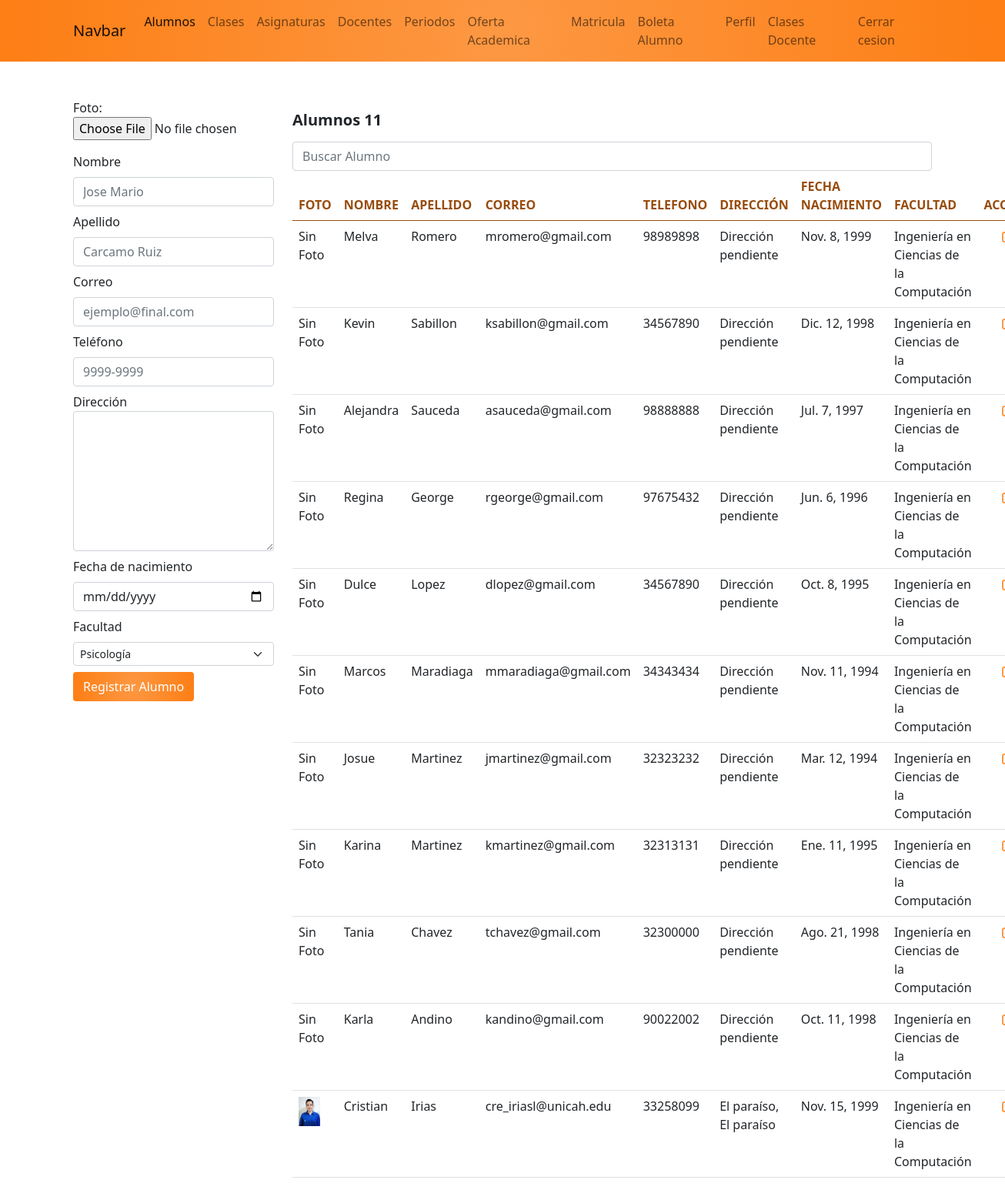
The app's page /academico/alumnos_admin/ (signed in), older data.
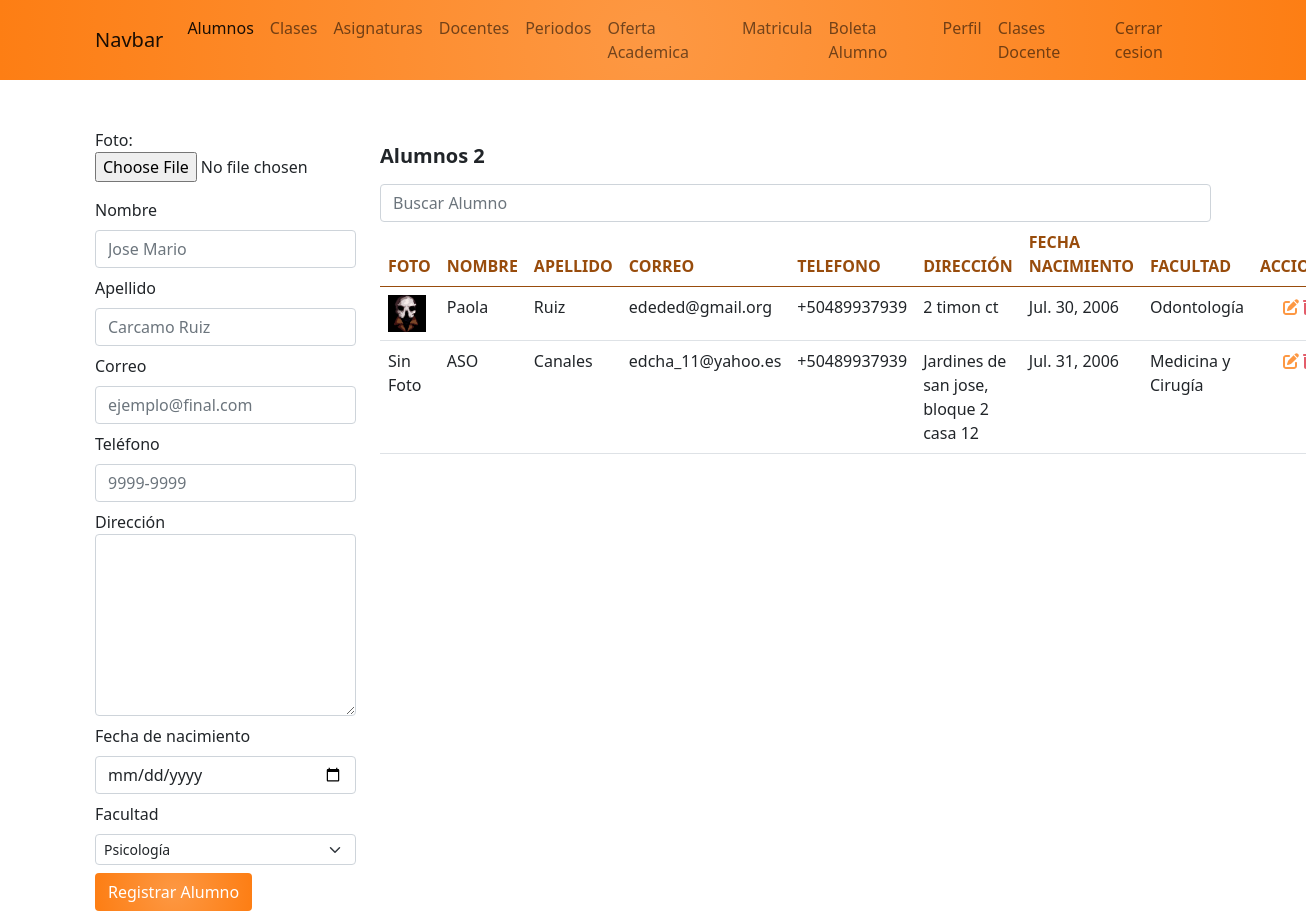
The same page, newer data.
### app_academico/models.py (models this page shows, shortened)
class Alumno(models.Model):
    FACULTAD = (
        ('1', 'Ingeniería en Ciencias de la Computación'),
        ('2', 'Ingeniería Industrial'),
        ('3', 'Ingeniería Civil'),
        ('4', 'Medicina y Cirugía'),
        ('5', 'Odontología'),
        ('6', 'Enfermería'),
        ('7', 'Psicología'),
    )
    user = models.OneToOneField(User, on_delete=models.CASCADE, null=True, blank=True)
    foto = models.ImageField(upload_to='alumno', null=True, blank=True)
    nombre = models.CharField(max_length=25)
    apellido = models.CharField(max_length=25)
    correo = models.EmailField()
    telefono = PhoneField(blank=True, help_text='Numero de teléfono')
    direccion = models.TextField(default="Dirección pendiente")
    fecha_nacimiento = models.DateField()
    facultad = models.CharField(max_length=1, choices=FACULTAD, default='1')

### app_academico/views.py (the view, shortened to what this page needs)
# urls.py: path('alumnos_admin/', views.alumnos, name="alumnos"),
def alumnos(request):
    if request.user.is_superuser:
        q = request.GET.get('q')
        if q:
            alumnos = Alumno.objects.filter(nombre__contains=q).order_by('nombre')
        else:
            alumnos = Alumno.objects.all()
        ctx = {
            'activo': 'alumnos',
            'alumnos': alumnos,
            'form': FormAlumno(),
        }
        return render(request, 'academico/alumnos.html', ctx)
    else:
        return redirect(reverse('academico:index'))

### app_academico/forms.py
class FormAlumno(forms.ModelForm):
    class Meta:
        model = Alumno
        fields = ('foto',)

### app_academico/templates/academico/alumnos.html (shortened to what the changed rows need)
{% extends "base.html" %}
{% block container %}
    <div class="row">
        <div class="col-9">
            <h5 class="mt-3 mb-3 fw-bold">Alumnos {{ alumnos.count }}</h5>
            <form action="{% url 'academico:alumnos' %}" method="GET">
                <input name="q" value="{{ q | default_if_none:''}}" type="search" class="form-control" placeholder="Buscar Alumno">
            </form>
            <table class="table table-hover">
                <thead>
                    <tr>
                        <th class="textOrangeDark">FOTO</th>
                        <th class="textOrangeDark">NOMBRE</th>
                        <th class="textOrangeDark">APELLIDO</th>
                        <th class="textOrangeDark">CORREO</th>
                        <th class="textOrangeDark">TELEFONO</th>
                        <th class="textOrangeDark">DIRECCIÓN</th>
                        <th class="textOrangeDark">FECHA NACIMIENTO</th>
                        <th class="textOrangeDark">FACULTAD</th>
                        <th class="textOrangeDark">ACCIONES</th>
                    </tr>
                </thead>
                <tbody>
                    {% for a in alumnos %}
                        <tr>
                            {% if a.foto %}
                            <td><img src="{{ a.foto.url}}" alt="connect" style="max-height:1cm;max-width:1cm"></td>
                                {% else %}<td>Sin Foto</td>
                            {% endif %}
                            <td>{{ a.nombre }}</td>
                            <td>{{ a.apellido }}</td>
                            <td>{{ a.correo}}</td>
                            <td>{{ a.telefono}}</td>
                            <td>{{ a.direccion}}</td>
                            <td>{{ a.fecha_nacimiento}}</td>
                            {% if a.facultad == '1' %}
                                <td>Ingeniería en Ciencias de la Computación</td>
                            {% elif a.facultad == '2' %}
                                <td>Ingeniería Industrial</td>
                            {% elif a.facultad == '3' %}
                                <td>Ingeniería Civil</td>
                            {% elif a.facultad == '4' %}
                                <td>Medicina y Cirugía</td>
                            {% elif a.facultad == '5' %}
                                <td>Odontología</td>
                            {% elif a.facultad == '6' %}
                                <td>Enfermería</td>
                            {% else %}
                                <td>Psicología</td>
                            {% endif %}
                            <td class="text-center">
                                <a href="{% url 'academico:editar_alumnos' a.id %}" class="edit"><span class="fas fa-edit"></span></a>
                                <a onclick="if (!confirm('¿Desea eliminar {{a.alumnos}}?')) return false;" href="{% url 'academico:eliminar_alumnos' a.id %}" class="delete"> <span class="fas fa-trash-alt"></span></a>
                            </td>
                        </tr>
                    {% empty %}
                        <tr>
                            <td colspan="9" class="text-danger text-center fw-bold">NO SE ENCONTRARON RESULTADOS</td>
                        </tr>
                    {% endfor %}
                </tbody>
            </table>
        </div>
    </div>
{% endblock %}

Row changes from the older to the newer data that the page shows:
removed Alumno: shows "Sin Foto", nombre "Melva", apellido "Romero", correo "mromero@gmail.com", telefono "98989898", direccion "Dirección pendiente", fecha_nacimiento "Nov. 8, 1999", facultad "Ingeniería en Ciencias de la Computación"
removed Alumno: shows "Sin Foto", nombre "Kevin", apellido "Sabillon", correo "ksabillon@gmail.com", telefono "34567890", direccion "Dirección pendiente", fecha_nacimiento "Dic. 12, 1998", facultad "Ingeniería en Ciencias de la Computación"
removed Alumno: shows "Sin Foto", nombre "Alejandra", apellido "Sauceda", correo "asauceda@gmail.com", telefono "98888888", direccion "Dirección pendiente", fecha_nacimiento "Jul. 7, 1997", facultad "Ingeniería en Ciencias de la Computación"
removed Alumno: shows "Sin Foto", nombre "Regina", apellido "George", correo "rgeorge@gmail.com", telefono "97675432", direccion "Dirección pendiente", fecha_nacimiento "Jun. 6, 1996", facultad "Ingeniería en Ciencias de la Computación"
removed Alumno: shows "Sin Foto", nombre "Dulce", apellido "Lopez", correo "dlopez@gmail.com", telefono "34567890", direccion "Dirección pendiente", fecha_nacimiento "Oct. 8, 1995", facultad "Ingeniería en Ciencias de la Computación"
removed Alumno: shows "Sin Foto", nombre "Marcos", apellido "Maradiaga", correo "mmaradiaga@gmail.com", telefono "34343434", direccion "Dirección pendiente", fecha_nacimiento "Nov. 11, 1994", facultad "Ingeniería en Ciencias de la Computación"
removed Alumno: shows "Sin Foto", nombre "Karina", apellido "Martinez", correo "kmartinez@gmail.com", telefono "32313131", direccion "Dirección pendiente", fecha_nacimiento "Ene. 11, 1995", facultad "Ingeniería en Ciencias de la Computación"
removed Alumno: shows "Sin Foto", nombre "Tania", apellido "Chavez", correo "tchavez@gmail.com", telefono "32300000", direccion "Dirección pendiente", fecha_nacimiento "Ago. 21, 1998", facultad "Ingeniería en Ciencias de la Computación"
removed Alumno: shows "Sin Foto", nombre "Karla", apellido "Andino", correo "kandino@gmail.com", telefono "90022002", direccion "Dirección pendiente", fecha_nacimiento "Oct. 11, 1998", facultad "Ingeniería en Ciencias de la Computación"
removed Alumno: foto (picture), nombre "Cristian", apellido "Irias", correo "cre_iriasl@unicah.edu", telefono "33258099", direccion "El paraíso, El paraíso", fecha_nacimiento "Nov. 15, 1999", facultad "Ingeniería en Ciencias de la Computación"
changed Alumno: foto: picture added; nombre "Josue" → "Paola"; apellido "Martinez" → "Ruiz"; correo "jmartinez@gmail.com" → "ededed@gmail.org"; telefono "32323232" → "+50489937939"; direccion "Dirección pendiente" → "2 timon ct"; fecha_nacimiento "Mar. 12, 1994" → "Jul. 30, 2006"; facultad "Ingeniería en Ciencias de la Computación" → "Odontología"; no longer shows "Sin Foto"
added Alumno: foto "Sin Foto", nombre "ASO", apellido "Canales", correo "edcha_11@yahoo.es", telefono "+50489937939", direccion "Jardines de san jose, bloque 2 casa 12", fecha_nacimiento "Jul. 31, 2006", facultad "Medicina y Cirugía"
Text that changed along with them:
{{ alumnos.count }}: "11" → "2"
